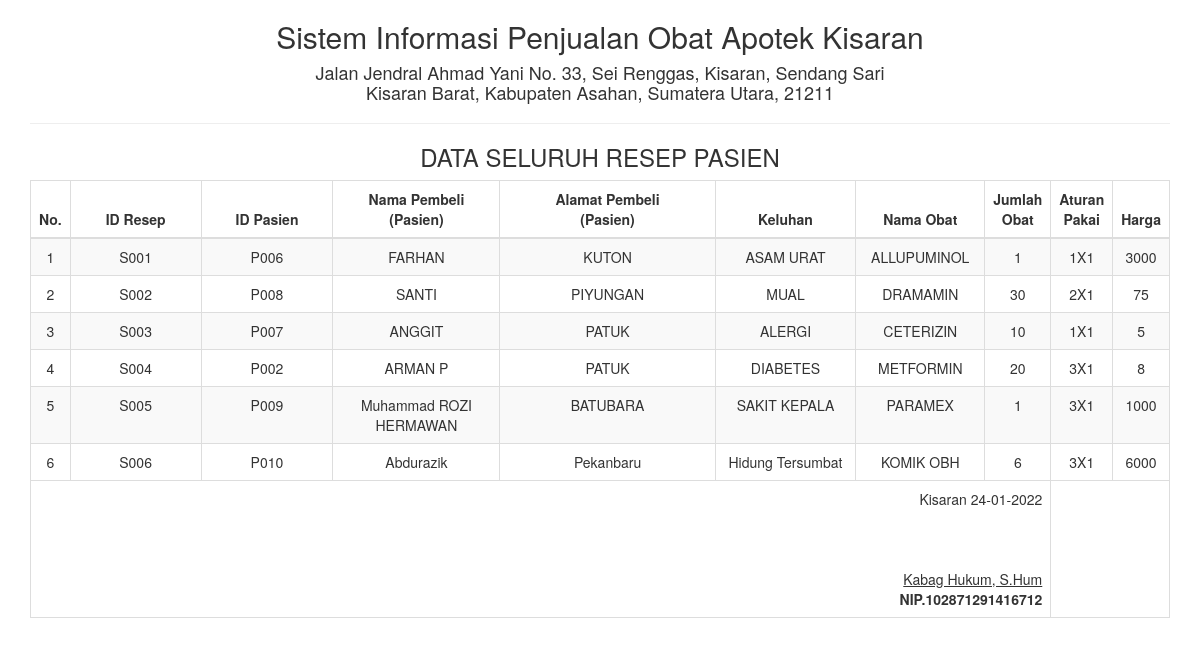
Screenshot of /report/laporan_resep.php with the database file from the repository.
### tables this page shows
CREATE TABLE `resep` (
  `id_resep` varchar(10) NOT NULL,
  `id_pasien` varchar(10) NOT NULL,
  `nama_pasien` varchar(50) NOT NULL,
  `alamat_pasien` varchar(100) NOT NULL,
  `keluhan` varchar(200) NOT NULL,
  `nama_obat` varchar(20) NOT NULL,
  `jml_obat` int(5) NOT NULL,
  `aturan_pakai` varchar(20) NOT NULL,
  `harga` int(10) NOT NULL
);

### report/laporan_resep.php (the view, shortened to what this page needs)
<!DOCTYPE html>
<html>
    <head>
        <link href="../Assets/css/bootstrap.min.css" rel="stylesheet" type="text/css"/>
    </head>
    <body onload="print()">
        <div class="container">
            <div class='row'>
                <div class="col-sm-12">
                    <div class="text-center">
                        <h2>Sistem Informasi Penjualan Obat Apotek Kisaran </h2>
                        <h4>Jalan Jendral Ahmad Yani No. 33, Sei Renggas, Kisaran, Sendang Sari <br> Kisaran Barat, Kabupaten Asahan, Sumatera Utara, 21211</h4>
                        <hr>
                        <h3>DATA SELURUH RESEP PASIEN</h3>
                        <table class="table table-bordered table-striped table-hover">
                        <tbody>
                                <thead>
								<tr>
                                <th><center>No.</center></th><th width="15%"><center>ID Resep</center></th><th width="15%"><center>ID Pasien</center></th><th width="18%"><center>Nama Pembeli <br> (Pasien)</center></th><th width="25%"><center>Alamat Pembeli <br> (Pasien)</center></th><th width="15%"><center>Keluhan</center></th><th width="15%"><center>Nama Obat</center></th><th width="15%"><center>Jumlah Obat</center></th><th width="15%"><center>Aturan Pakai</center></th><th width="15%"><center>Harga</center></th>
								</tr>
								</thead>
							<tbody>
                            <?php
                            $sql = "SELECT * FROM resep";
                            $query = mysqli_query($koneksi, $sql) or die("SQL Anda Salah");
                            $nomor = 0;
                            while ($data = mysqli_fetch_array($query)) {
                                $nomor++;
                                ?>
                                <tr>
                                    <td><?= $nomor ?></td>
                                    <td><?= $data['id_resep'] ?></td>
                                    <td><?= $data['id_pasien'] ?></td>
									<td><?= $data['nama_pasien'] ?></td>
                                    <td><?= $data['alamat_pasien'] ?></td>
                                    <td><?= $data['keluhan'] ?></td>
                                    <td><?= $data['nama_obat'] ?></td>
                                    <td><?= $data['jml_obat'] ?></td>
                                    <td><?= $data['aturan_pakai'] ?></td>
                                    <td><?= $data['harga'] ?></td>
                                </tr>
                            <?php } ?>
							</tbody>
                        </tbody>
                            <tfoot>
                                <tr>
                                    <td colspan="8" class="text-right">
                                        Kisaran  <?= date("d-m-Y") ?>
                                        <br><br><br><br>
                                        <u>Kabag Hukum, S.Hum<strong></u><br>
                                        NIP.102871291416712
									</td>
								</tr>
							</tfoot>
                        </table>
                    </div>
                </div>
            </div>
    </body>
</html>

### rows the page displays
resep: id_resep "S001", id_pasien "P006", nama_pasien "FARHAN", alamat_pasien "KUTON", keluhan "ASAM URAT", nama_obat "ALLUPUMINOL", jml_obat "1", aturan_pakai "1X1", harga "3000"
resep: id_resep "S002", id_pasien "P008", nama_pasien "SANTI", alamat_pasien "PIYUNGAN", keluhan "MUAL", nama_obat "DRAMAMIN", jml_obat "30", aturan_pakai "2X1", harga "75"
resep: id_resep "S003", id_pasien "P007", nama_pasien "ANGGIT", alamat_pasien "PATUK", keluhan "ALERGI", nama_obat "CETERIZIN", jml_obat "10", aturan_pakai "1X1", harga "5"
resep: id_resep "S004", id_pasien "P002", nama_pasien "ARMAN P", alamat_pasien "PATUK", keluhan "DIABETES", nama_obat "METFORMIN", jml_obat "20", aturan_pakai "3X1", harga "8"
resep: id_resep "S005", id_pasien "P009", nama_pasien "Muhammad ROZI HERMAWAN", alamat_pasien "BATUBARA", keluhan "SAKIT KEPALA", nama_obat "PARAMEX", jml_obat "1", aturan_pakai "3X1", harga "1000"
resep: id_resep "S006", id_pasien "P010", nama_pasien "Abdurazik", alamat_pasien "Pekanbaru", keluhan "Hidung Tersumbat", nama_obat "KOMIK OBH", jml_obat "6", aturan_pakai "3X1", harga "6000"
